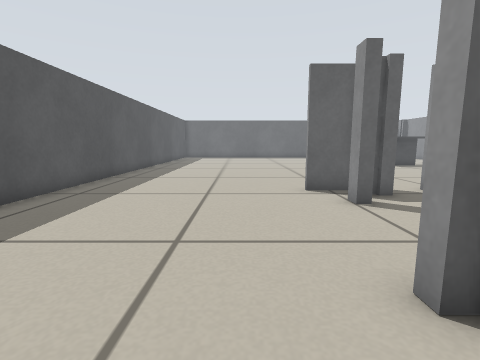
view 1 (above)

24 first-person views from a walk through a world built for the Player/Stage simulator. The camera is 0.39 m above the floor, tilts 8° down and sees 85° across. The lines on the ground mark 1 m squares. The floor is counted in squares, 0.25 m on a side. Each view is taken from the middle of a square. On the plan, view 1 faces up. The plan holds only what a view shows up to about 14 squares ahead; the rest is blank. The place goes on beyond the plan. Robots are left out.

view 2
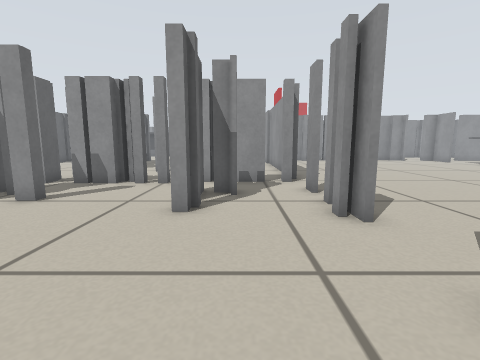

view 3
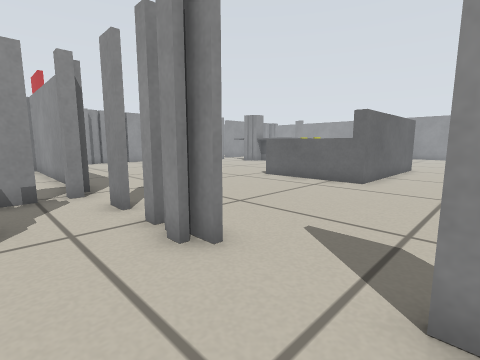

view 4
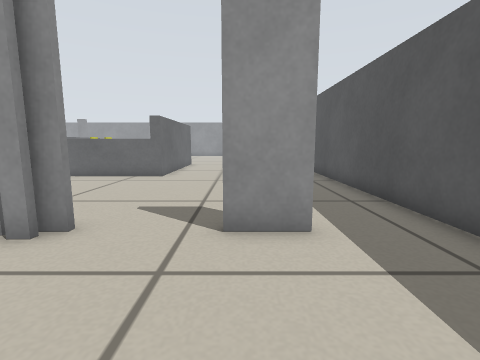

view 5
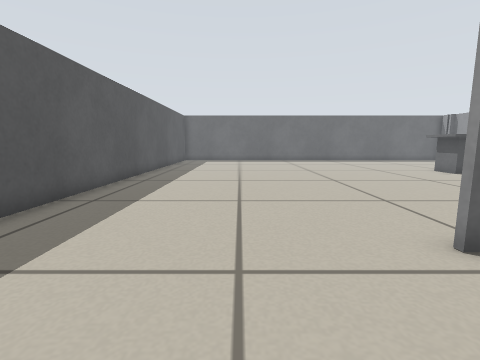

view 6
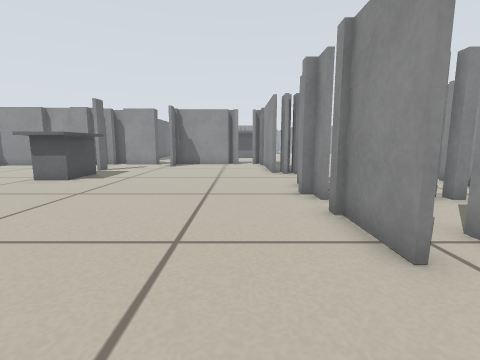

view 7
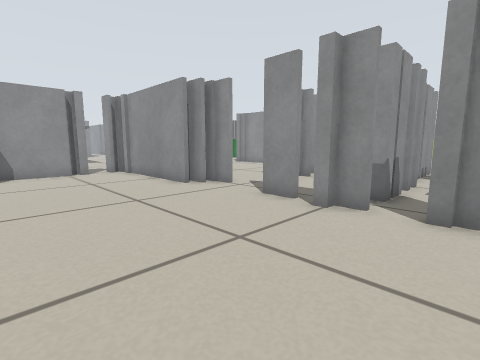

view 8
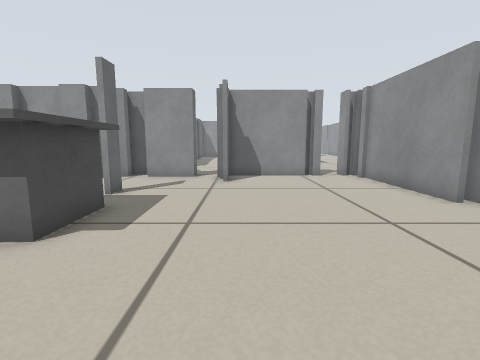

view 9
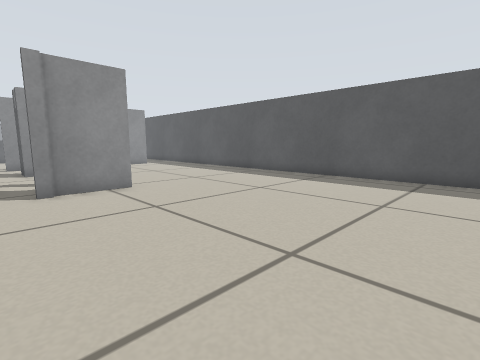

view 10
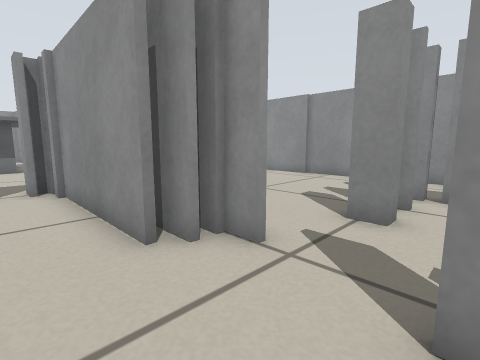

view 11
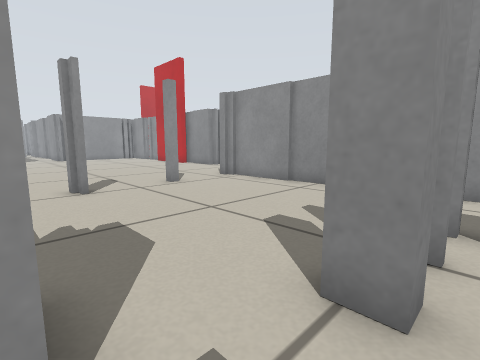

view 12
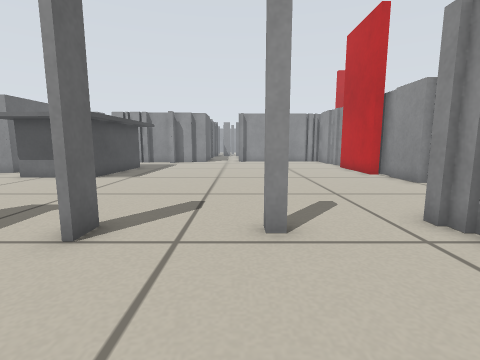

view 13
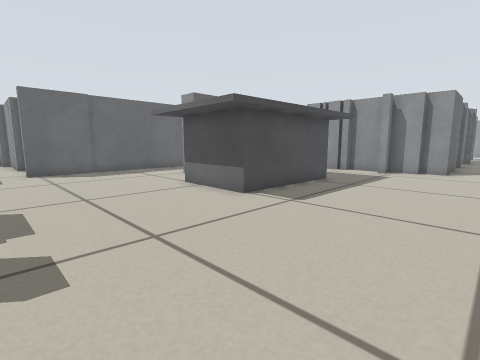

view 14
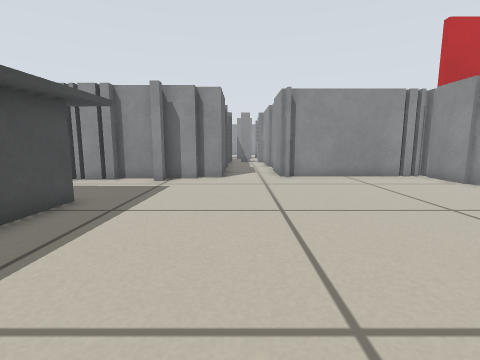

view 15
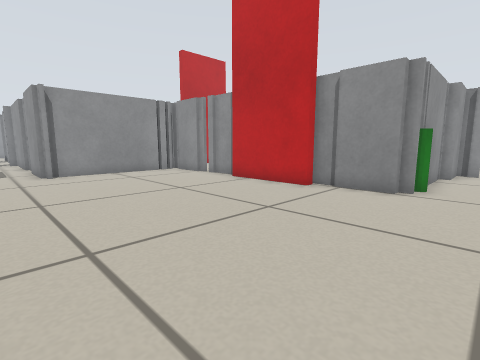

view 16
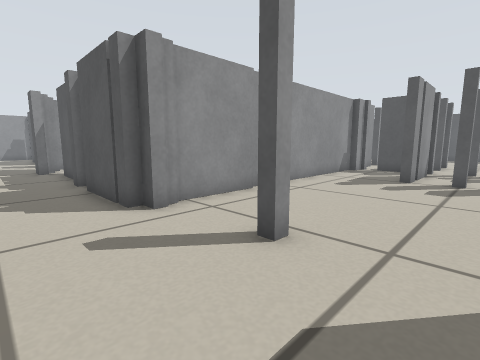

view 17
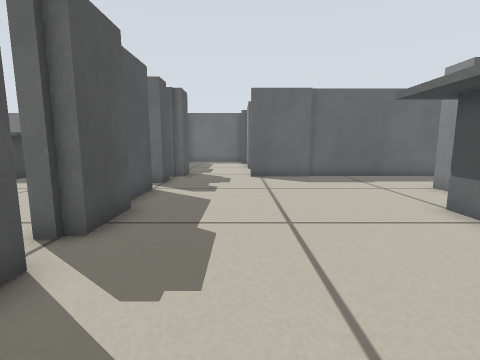

view 18
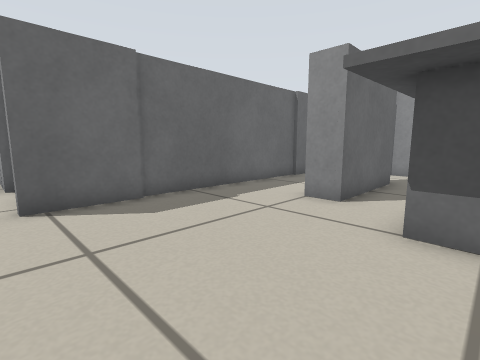

view 19
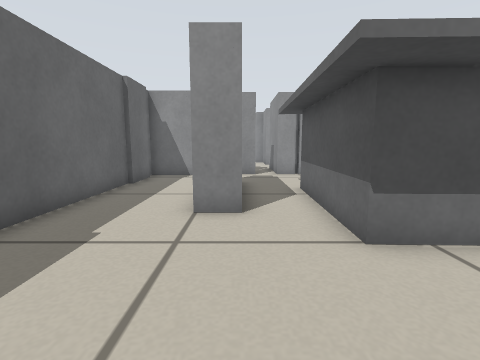

view 20
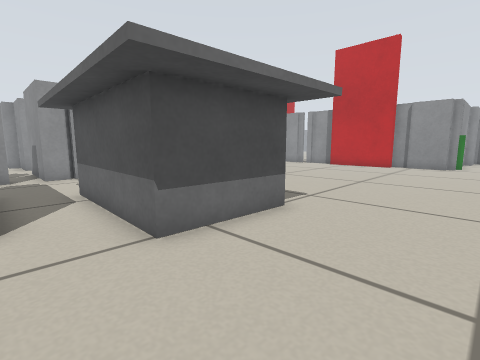

view 21
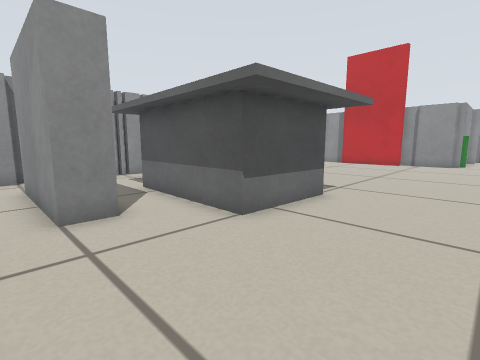

view 22
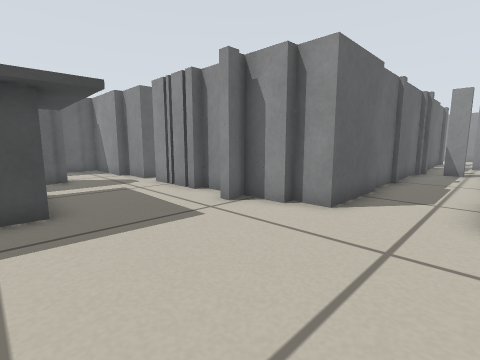

view 23
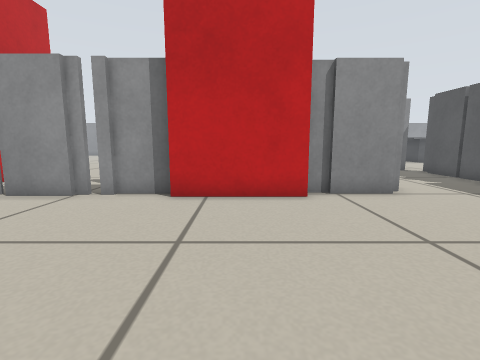

view 24
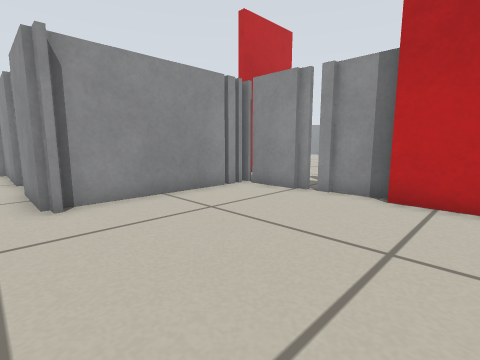

### Floor plan
Key: @ floor where view 1 was taken; # wall or solid block; x gap in a wall; . floor; S sofa; E desk; T thing the floor can be seen under or through; L door leaf; P person.
Columns run from 6 left of view 1 to 44 right of it. Each row starts with its distance up from view 1.
 19 #...............E E ##..##...##############
 18 #...............EEEE....##................#
 17 #.......................##................#
 16 #......................###.........#####..#
 15 #........................#.........#####..#
 14 #........................#......EEEEEEEE...x...
 13 #........................#......EEEEEEEE..#####
 12 #........................#......EE    EE..##
 11 #........................x......EE    EE..##
 10 #........................#......EEEEEEEE...#
  9 #........###xxx#...#######......EEEEEEEE..##
  8 #.........##......##..    ................##
  7 #........#..#..............................#
  6  ...........##...........#.................########
  5  ...........##..##.................................
  4   ..........#...T#.................................
  3    ..........###T#.........................########
  2     ....########T#........#................#
  1   ........####.............................#
  0  .....@..... #.............................#
 -1 #..  ..#x#xx ##############................#
 -2 #..##............         ##...............#
 -3 #.. ..............         #...............##
 -4 #..  ........  ...        ##...####LLL##x####
 -5 #..  ..........           #....P         .
 -6 #.   ...........          #....#              L
 -7 #.   ............         #....#              L
 -8 #.   ............         x.. .#             LL
 -9 #    ...SSSSS....         #.. ##             L
-10 #    ...S     ...         #.. #
-11 #    ...S      ..         ##. #
-12       ..S                 ##.
-13       ..S
-14       ..S

Positions as (right, up) in squares from view 1, and headings:
1: (0, 0), facing up
2: (-4, 1), facing right
3: (-2, 1), facing down-right
4: (-2, 3), facing down
5: (-1, 5), facing up
6: (-1, 11), facing right
7: (4, 15), facing down-right
8: (6, 15), facing right
9: (6, 18), facing down-left
10: (9, 11), facing down-right
11: (10, 8), facing down-right
12: (15, 3), facing right
13: (21, 4), facing up-right
14: (25, 5), facing right
15: (23, 5), facing down-right
16: (23, 5), facing down-left
17: (22, 7), facing up
18: (22, 12), facing up-right
19: (23, 15), facing right
20: (23, 15), facing down-right
21: (23, 17), facing down-right
22: (31, 3), facing up-right
23: (30, 4), facing down
24: (30, 4), facing down-right
